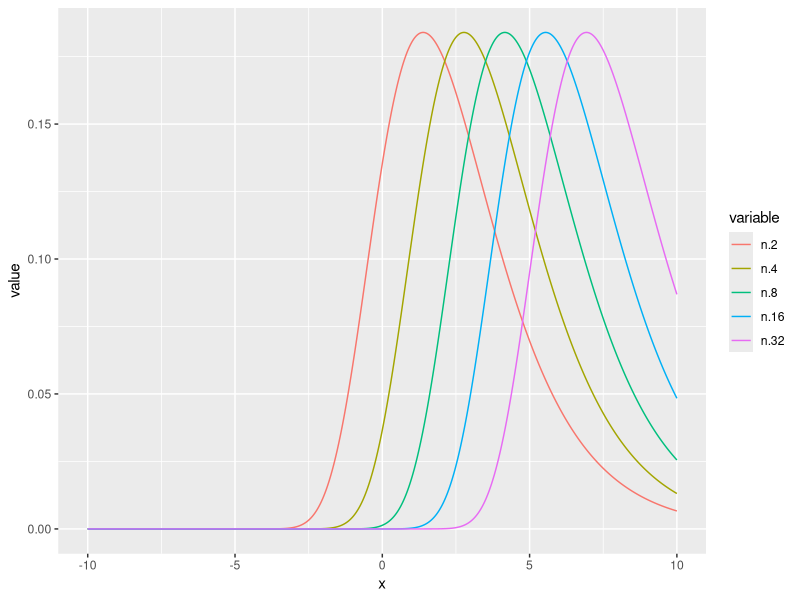

Here is the R script that generated this plot:
#Clinton Tepper
#Problem 5-Gumbel
#Includes a method for taking the maximum of multiple CDFs and calculating the pdf

require(ggplot2);
require(reshape2);

#Calculates the density function for the max of several sub distributions
#In: x, f, F, n
#Out: the probabilty distribution of the maximum of the n input variables
getMaxProbDist=function(x,n,f, fCum) {
    if (n == 1) {
        return(f(x));
    }

    return(n * f(x) * fCum(x) ^ (n - 1));
}

##############################Script entry point##################


betaParam = 2;
xVal = seq(-10, 10, .001);
f_in = function(x) 1/betaParam*exp(-x/betaParam)*exp(-exp(-x/betaParam));
fCumIn = function(x) exp(-exp( - x / betaParam));
dat = xVal;

for (j in 1:5) {
    dat = cbind(dat, sapply(xVal, getMaxProbDist, 2 ^ j, f_in, fCumIn));
}
colnames(dat) = c("x", "n=2", "n=4", "n=8", "n=16", "n=32");

datFrame = data.frame(dat);
longList = melt(datFrame, id = "x");
ggplot(longList, aes(x, value, color = variable)) + geom_line();

#Conclude that increasing n shifts the distribution to the right 
# without signficantly affecting the shape















